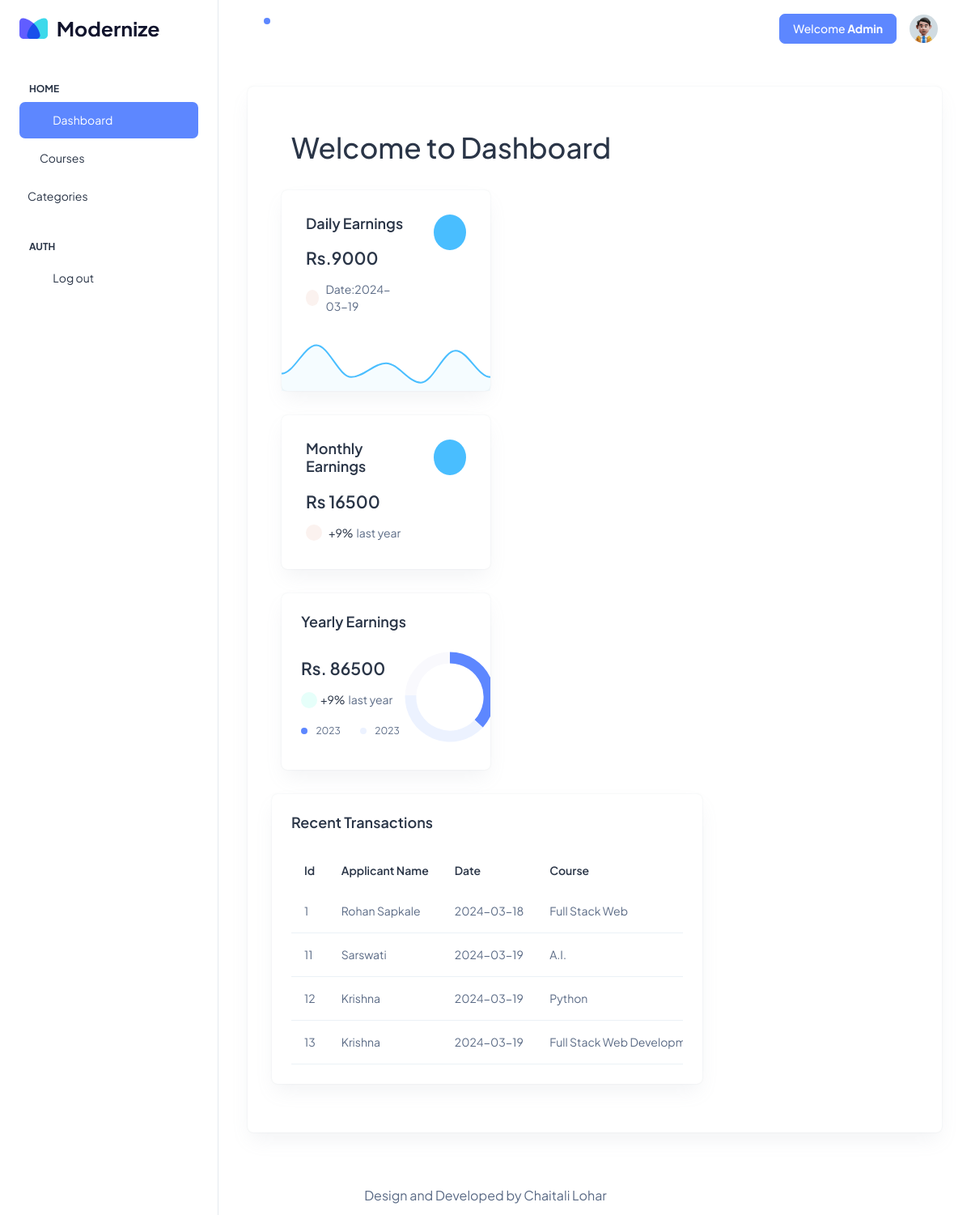
Screenshot of /index.php (signed in) with the database file from the repository.
### tables this page shows
CREATE TABLE `transactions` (
  `transaction_id` int(255) NOT NULL,
  `name_applicant` varchar(255) NOT NULL,
  `date` date NOT NULL DEFAULT current_timestamp(),
  `course_name` varchar(255) NOT NULL,
  `price` varchar(255) NOT NULL
);

### index.php (the view, shortened to what this page needs)
<?php
include 'header.php';
$date=date('Y-m-d');
echo "<div class='mb-3 mb-sm-0'>
<h5 class='card-title fw-semibold'>Sales Overview</h5>
</div>";
$query="Select * from transactions where date='$date'";
$result=mysqli_query($conn,$query);
?>
<html>
    <body>
    <div class="container-fluid">
        <div class="container-fluid">
          <div class="card">
            <div class="card-body">
                <div class="card-body p-4">
                  <h1>Welcome to Dashboard</h1>
                </div>
                <div class="container-fluid">
       <div class="col-lg-4">
       <div class="col-lg-12">
                <div class="card">
                  <div class="card-body">
                    <div class="row alig n-items-start">
                      <div class="col-8">
                        <h5 class="card-title mb-9 fw-semibold">Daily Earnings </h5>
                        <h4 class="fw-semibold mb-3">Rs.<?php
                         $temp=0;
                            while($row=mysqli_fetch_assoc($result)){
                              $temp=$temp+$row['price'];
                            }
                            echo $temp;
                        ?></h4>
                        <div class="d-flex align-items-center pb-1">
                          <span
                            class="me-2 rounded-circle bg-light-danger round-20 d-flex align-items-center justify-content-center">
                            <i class="ti ti-arrow-down-right text-danger"></i>
                          </span>
                          <p class="fs-3 mb-0">Date:<?php echo $date;?></p>
                        </div>
                      </div>
                      <div class="col-4">
                        <div class="d-flex justify-content-end">
                          <div
                            class="text-white bg-secondary rounded-circle p-6 d-flex align-items-center justify-content-center">
                            <i class="ti ti-currency-dollar fs-6"></i>
                          </div>
                        </div>
                      </div>
                    </div>
                  </div>
                  <div id="earning"></div>
                </div>
              </div>
              <div class="col-lg-12">
                <div class="card">
                  <div class="card-body">
                    <div class="row alig n-items-start">
                      <div class="col-8">
                        <h5 class="card-title mb-9 fw-semibold"> Monthly Earnings </h5>
                        <h4 class="fw-semibold mb-3">Rs
                          <?php
                          $query2="select * from transactions";
                          $res2=mysqli_query($conn,$query2);
                          $temp=5000;
                          while($row=mysqli_fetch_assoc($res2)){
                            $temp=$temp+$row['price'];
                          }
                          echo $temp;
                          ?>
                        </h4>
                        <div class="d-flex align-items-center pb-1">
                          <span
                            class="me-2 rounded-circle bg-light-danger round-20 d-flex align-items-center justify-content-center">
                            <i class="ti ti-arrow-down-right text-danger"></i>
                          </span>
                          <p class="text-dark me-1 fs-3 mb-0">+9%</p>
                          <p class="fs-3 mb-0">last year</p>
                        </div>
                      </div>
                      <div class="col-4">
                        <div class="d-flex justify-content-end">
                          <div
                            class="text-white bg-secondary rounded-circle p-6 d-flex align-items-center justify-content-center">
                            <i class="ti ti-currency-dollar fs-6"></i>
                          </div>
                        </div>
                      </div>
                    </div>
                  </div>
                </div>
              </div>
            <div class="row">
              <div class="col-lg-12">
                <div class="card overflow-hidden">
                  <div class="card-body p-4">
                    <h5 class="card-title mb-9 fw-semibold">Yearly Earnings</h5>
                    <div class="row align-items-center">
                      <div class="col-8">
                        <h4 class="fw-semibold mb-3">Rs.
                          <?php
                           echo $temp+70000;
                          ?>
                        </h4>
                        <div class="d-flex align-items-center mb-3">
                          <span
                            class="me-1 rounded-circle bg-light-success round-20 d-flex align-items-center justify-content-center">
                            <i class="ti ti-arrow-up-left text-success"></i>
                          </span>
                          <p class="text-dark me-1 fs-3 mb-0">+9%</p>
                          <p class="fs-3 mb-0">last year</p>
                        </div>
                        <div class="d-flex align-items-center">
                          <div class="me-4">
                            <span class="round-8 bg-primary rounded-circle me-2 d-inline-block"></span>
                            <span class="fs-2">2023</span>
                          </div>
                          <div>
                            <span class="round-8 bg-light-primary rounded-circle me-2 d-inline-block"></span>
                            <span class="fs-2">2023</span>
                          </div>
                        </div>
                      </div>
                      <div class="col-4">
                        <div class="d-flex justify-content-center">
                          <div id="breakup"></div>
                        </div>
                      </div>
                    </div>
                  </div>
                </div>
              </div>
            </div>
          </div>
        </div>
           <div class="col-lg-8 d-flex align-items-stretch">
            <div class="card w-100">
              <div class="card-body p-4">
                <h5 class="card-title fw-semibold mb-4">Recent Transactions</h5>
                <div class="table-responsive">
                  <table class="table text-nowrap mb-0 align-middle">
                    <thead class="text-dark fs-4">
                      <tr>
                        <th class="border-bottom-0">
                          <h6 class="fw-semibold mb-0">Id</h6>
                        </th>
                        <th class="border-bottom-0">
                          <h6 class="fw-semibold mb-0">Applicant Name</h6>
                        </th>
                        <th class="border-bottom-0">
                          <h6 class="fw-semibold mb-0">Date</h6>
                        </th>
                        <th class="border-bottom-0">
                          <h6 class="fw-semibold mb-0">Course</h6>
                        </th>
                      </tr>
                    </thead>
                    <tbody>
                        <?php
                          $query = "select * from transactions";
                          $result = mysqli_query($conn,$query);
                          if($result){
                            while($row = mysqli_fetch_array($result)){
                              echo "<tr><td>".$row['transaction_id']."</td>
                              <td>".$row['name_applicant']."</td>
                              <td>".$row['date']."</td>
                              <td>".$row['course_name']."</td></tr>";
                            }
                          }
                        ?>
                    </tbody>
                  </table>
                </div>
              </div>
            </div>
          </div>
        </div>
            </div>
          </div>
        </div>
      </div>
    </body>
</html>
<?php
include 'footer.php';
?>

### header.php (shortened to what this page needs)
<?php  session_start();
$user=$_SESSION['user']['name'];
?>
<!doctype html>
<html lang="en">
<head>
  <link rel="stylesheet" href="./assets/css/styles.min.css" />
</head>
<body>
  <div class="page-wrapper" id="main-wrapper" data-layout="vertical" data-navbarbg="skin6" data-sidebartype="full"
    data-sidebar-position="fixed" data-header-position="fixed">
    <aside class="left-sidebar">
      <div>
        <div class="brand-logo d-flex align-items-center justify-content-between">
          <a href="./index.html" class="text-nowrap logo-img">
            <img src="../assets/images/logos/dark-logo.svg" width="180" alt="" />
          </a>
        </div>
        <nav class="sidebar-nav scroll-sidebar" data-simplebar="">
          <ul id="sidebarnav">
            <li class="nav-small-cap">
              <span class="hide-menu">Home</span>
            </li>
            <li class="sidebar-item">
              <a class="sidebar-link" href="index.php" aria-expanded="false">
                <span>
                  <i class="ti ti-layout-dashboard"></i>
                </span>
                <span class="hide-menu">Dashboard  </span>
              </a>
            </li>
            <li class="sidebar-item">
              <a class="sidebar-link" href="course.php" aria-expanded="false">
                <span class="hide-menu">Courses</span>
              </a>
            </li>
            <li class="sidebar-item">
              <a class="sidebar-link" href="categories.php" aria-expanded="false">
                <span class="hide-menu">Categories</span>
              </a>
            </li>
            <li class="nav-small-cap">
              <span class="hide-menu">AUTH</span>
            </li>
            <li class="sidebar-item">
              <a class="sidebar-link" href="logout.php" aria-expanded="false">
                <span>
                  <i class="ti ti-login"></i>
                </span>
                <span class="hide-menu">Log out</span>
              </a>
            </li>
        </nav>
      </div>
    </aside>
    <div class="body-wrapper">
      <header class="app-header">
        <nav class="navbar navbar-expand-lg navbar-light">
          <ul class="navbar-nav">
            <li class="nav-item">
              <a class="nav-link nav-icon-hover" href="javascript:void(0)">
                <i class="ti ti-bell-ringing"></i>
                <div class="notification bg-primary rounded-circle"></div>
              </a>
            </li>
          </ul>
          <div class="navbar-collapse justify-content-end px-0" id="navbarNav">
            <ul class="navbar-nav flex-row ms-auto align-items-center justify-content-end">
              <a href="https://adminmart.com/product/modernize-free-bootstrap-admin-dashboard/" target="_blank" class="btn btn-primary"><span>Welcome</span><b> <?php  echo ucfirst($user); ?></b>
                </a>
                <li class="nav-item dropdown">
                <a class="nav-link nav-icon-hover" href="javascript:void(0)" id="drop2" data-bs-toggle="dropdown"
                  aria-expanded="false">
                  <img src="./assets/images/profile/user-1.jpg" alt="" width="35" height="35" class="rounded-circle">
                </a>
              </li>
            </ul>
          </div>
        </nav>
      </header>

### footer.php (shortened to what this page needs)
<div class="py-6 px-6 text-center">
          <p class="mb-0 fs-4">Design and Developed by Chaitali Lohar</p>
        </div>
</body>
</html>

### rows the page displays
transactions: transaction_id "1", name_applicant "Rohan Sapkale", date "2024-03-18", course_name "Full Stack Web"
transactions: transaction_id "11", name_applicant "Sarswati", date "2024-03-19", course_name "A.I."
transactions: transaction_id "12", name_applicant "Krishna", date "2024-03-19", course_name "Python"
transactions: transaction_id "13", name_applicant "Krishna", date "2024-03-19", course_name "Full Stack Web…"

### other values shown
$user "Admin"
$temp "9000"
$date "2024-03-19"
$temp "16500"
$temp+70000 "86500"
